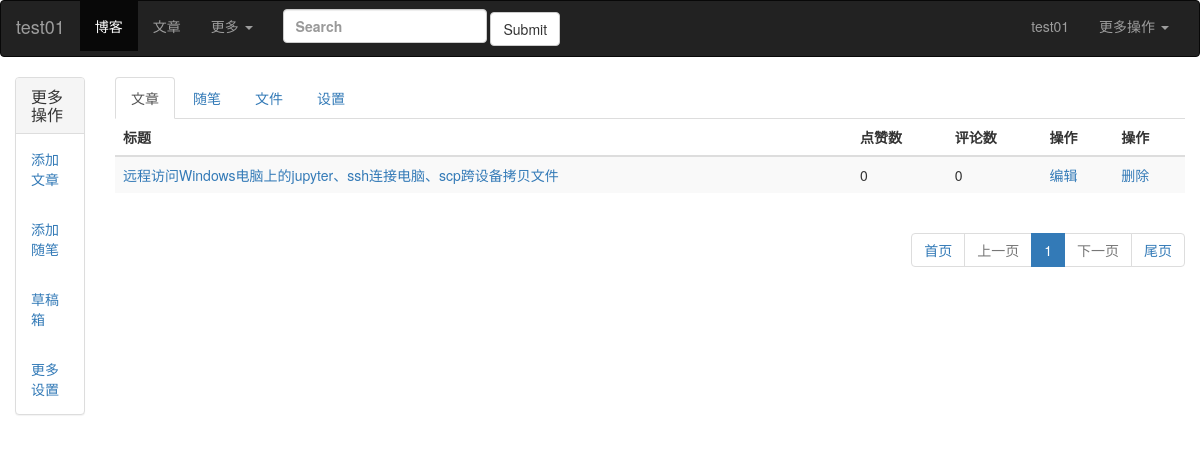
Screenshot of /backend/ (signed in) with the database file from the repository.
### app01/models.py (models this page shows, shortened)
class UserInfo(AbstractUser):
    avatar = models.FileField(verbose_name='用户头像', upload_to='avatar/', default='static/img/default.png')
    """
    给avatar字段传文件对象 该文件会自动存储到avatar文件下 然后avatar字段只保存文件路径avatar/default.png
    """
    create_time = models.DateTimeField(verbose_name='创建时间', auto_now_add=True)
    phone = models.BigIntegerField(verbose_name='手机号', null=True, blank=True)
    blog = models.OneToOneField(verbose_name='博客', to='Blog', null=True, on_delete=models.CASCADE)
    class Meta:
        verbose_name_plural = '用户表'  # 修改admin后台管理默认的表名

class Article(models.Model):
    title = models.CharField(verbose_name='文章标题', max_length=64)
    desc = models.CharField(verbose_name='文章简介', max_length=255)
    content = models.TextField(verbose_name='文章内容')
    create_time = models.DateTimeField(auto_now_add=True)
    up_num = models.BigIntegerField(verbose_name='点赞数', default=0)
    down_num = models.BigIntegerField(verbose_name='点踩数', default=0)
    comment_num = models.BigIntegerField(verbose_name='评论数', default=0)
    blog = models.ForeignKey(verbose_name='博客', to='Blog', null=True, on_delete=models.CASCADE)
    category = models.ForeignKey(verbose_name='分类', to='Category', null=True, on_delete=models.CASCADE)
    tags = models.ManyToManyField(verbose_name='标签', to='Tag', through='Article2Tag', through_fields=('article', 'tag'))
    class Meta:
        verbose_name_plural = '文章'

### app01/views.py (the view)
# urls.py: url(r'^backend/', views.backend, name='backend'),
@login_required
def backend(request):
    article_list = models.Article.objects.filter(blog=request.user.blog)
    page_obj = Pagination(current_page=request.GET.get('page', 1), all_count=article_list.count())
    page_queryset = article_list[page_obj.start:page_obj.end]
    return render(request, 'backend/backend.html', locals())

### app01/utils/mytags.py (called while the page is built)
    @property
    def start(self):
        return (self.current_page - 1) * self.per_page_num

    @property
    def end(self):
        return self.current_page * self.per_page_num

### templates/backend/backend.html
{% extends 'backend/backend_base.html' %}
{% block article %}
    <table class="table table-hover table-striped">
        <thead>
        <tr>
            <th>标题</th>
            <th>点赞数</th>
            <th>评论数</th>
            <th>操作</th>
            <th>操作</th>
        </tr>
        </thead>
        <tbody>
        {% for article in page_queryset %}
            <tr>
                <td><a href="/{{ article.blog.userinfo.username }}/article/{{ article.pk }}/">{{ article.title }}</a>
                </td>
                <td>{{ article.up_num }}</td>
                <td>{{ article.comment_num }}</td>
                <td><a href="/edit/article/{{ article.pk }}">编辑</a></td>
                <td><a href="/delete/article/{{ article.pk }}">删除</a></td>
            </tr>
        {% endfor %}
        </tbody>
    </table>
    <div class="pull-right">
        {{ page_obj.page_html|safe }}
    </div>
{% endblock %}

### templates/backend/backend_base.html (shortened to what this page needs)
<!DOCTYPE html>
<html lang="en">
<head>
    <link href="https://cdn.bootcss.com/twitter-bootstrap/3.4.1/css/bootstrap.min.css" rel="stylesheet">
</head>
<body>
<nav class="navbar navbar-inverse">
    <div class="container-fluid">
        <div class="navbar-header">
            <a class="navbar-brand" href="/backend/">{{ request.user.username }}</a>
        </div>
        <div class="collapse navbar-collapse" id="bs-example-navbar-collapse-1">
            <ul class="nav navbar-nav">
                <li class="active"><a href="#">博客 <span class="sr-only">(current)</span></a></li>
                <li><a href="/">文章</a></li>
                <li class="dropdown">
                    <a href="#" class="dropdown-toggle" data-toggle="dropdown" role="button" aria-haspopup="true"
                       aria-expanded="false">更多 <span class="caret"></span></a>
                </li>
            </ul>
            <form class="navbar-form navbar-left">
                <div class="form-group">
                    <label>
                        <input type="text" class="form-control" placeholder="Search">
                    </label>
                </div>
                <button type="submit" class="btn btn-default">Submit
                </button>
            </form>
            <ul class="nav navbar-nav navbar-right">
                {% if request.user.is_authenticated %}
                    <li><a href="#">{{ request.user.username }}</a></li>
                    <li class="dropdown">
                        <a href="#"
                           class="dropdown-toggle"
                           data-toggle="dropdown"
                           role="button"
                           aria-haspopup="true"
                           aria-expanded="false">更多操作 <span class="caret"></span></a>
                    </li>
                {% else %}
                    <li><a href="{% url 'reg' %}">注册</a></li>
                    <li><a href="{% url 'login' %}">登陆</a></li>
                {% endif %}
            </ul>
        </div>
    </div>
</nav>
<div class="container-fluid">
    <div class="row">
        <div class="col-md-1">
            <div class="panel panel-default">
                <div class="panel-heading" role="tab" id="headingOne">
                    <h4 class="panel-title">
                        更多操作
                    </h4>
                </div>
                <div class="panel-body">
                    <a href="/add/article/">添加文章</a>
                </div>
                <div class="panel-body">
                    <a href="#">添加随笔</a>
                </div>
                <div class="panel-body">
                    <a href="#">草稿箱</a>
                </div>
                <div class="panel-body">
                    <a href="#">更多设置</a>
                </div>
            </div>
        </div>
        <div class="col-md-11">
            <div>
                <ul class="nav nav-tabs"
                    role="tablist">
                    <li role="presentation" class="active"><a href="#home" aria-controls="home" role="tab" data-toggle="tab">文章</a></li>
                    <li role="presentation"><a href="#profile" aria-controls="profile" role="tab" data-toggle="tab">随笔</a></li>
                    <li role="presentation"><a href="#messages" aria-controls="messages" role="tab" data-toggle="tab">文件</a></li>
                    <li role="presentation"><a href="#settings" aria-controls="settings" role="tab" data-toggle="tab">设置</a></li>
                </ul>
                <div class="tab-content">
                    <div role="tabpanel" class="tab-pane active" id="home">
                        {% block article %}{% endblock %}
                    </div>
                </div>
            </div>
        </div>
    </div>
</div>
</body>
</html>

### rows the page displays
UserInfo: user.username "test01"
Article: title "远程访问Windows电脑上的jupyter、ssh连接电脑、scp跨设备拷贝文件", up_num "0", comment_num "0"

### other values shown
{{ page_obj.page_html|safe }} "首页 上一页 1 下一页 尾页"
